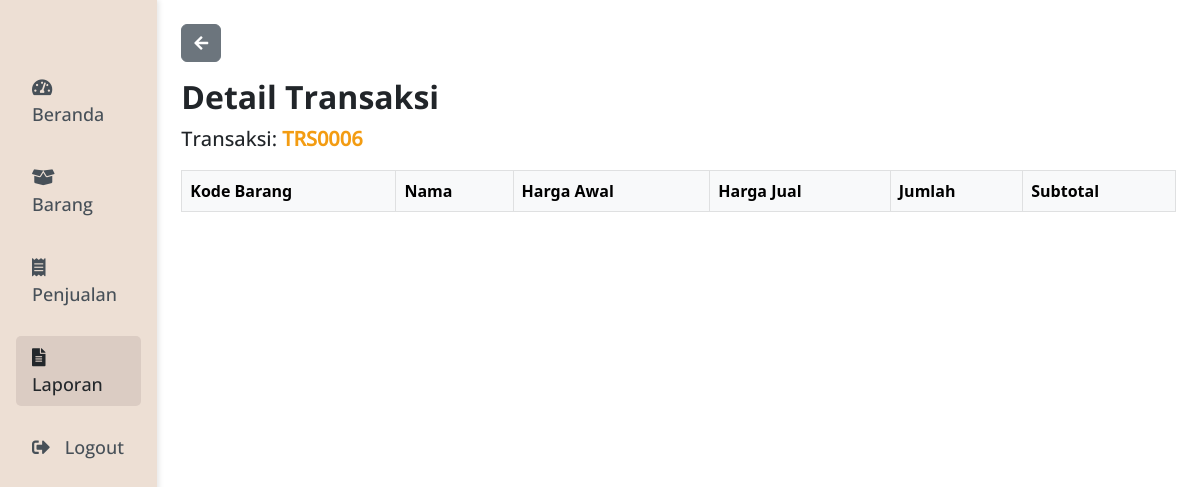
Page /pages/laporan/detail.php?no_trans=TRS0006 on the earlier database version.
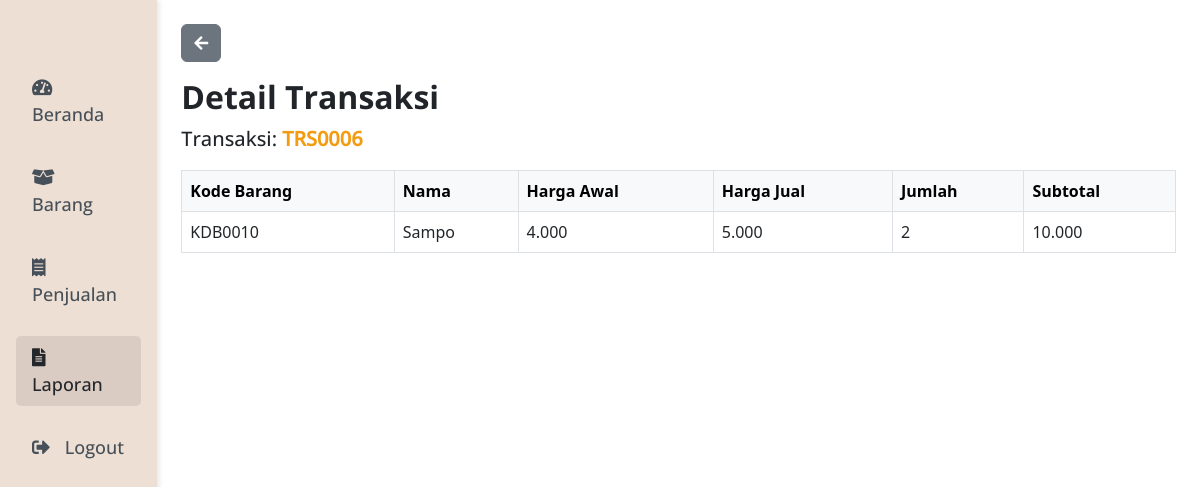
Same page on the later database version.
### tables this page shows
CREATE TABLE `thdetail` (
  `id_detail` int(11) NOT NULL,
  `no_trans` varchar(50) NOT NULL,
  `kd_barang` varchar(20) NOT NULL,
  `nama` varchar(100) NOT NULL,
  `hr_awal` int(11) NOT NULL,
  `hr_jual` int(11) NOT NULL,
  `qty` int(11) NOT NULL,
  `subtotal` int(11) NOT NULL
);

### includes/functions.php (called while the page is built, shortened)
<?php
require 'config.php';
function query($query)
{
    global $conn;
    $result = mysqli_query($conn, $query);
    $rows = [];
    while ($row = mysqli_fetch_assoc($result)) {
        $rows[] = $row;
    }
    return $rows;
}

### pages/laporan/detail.php (the view, shortened to what this page needs)
<?php
require '../../includes/functions.php';
$notrans = $_GET['no_trans'];
$details = query("SELECT * FROM thdetail WHERE no_trans = '$notrans'");
?>
<!DOCTYPE html>
<html lang="en">
<head>
    <link rel="stylesheet" href="../../assets/styles/css/bootstrap.min.css">
    <link rel="stylesheet" href="../../assets/styles/style.css">
    <link rel="stylesheet" href="../../assets/fonts/fontawesome-free/css/all.min.css" type="text/css">
</head>
<body>
    <div class="d-flex w-100">
        <div class="sidebar p-3 w-35" id="sidebar">
            <div class="user-profile">
                <h4 class="katabold p-3"><span class="text-session fw-bold"><?= $_SESSION['usernameS']; ?> </span></h4>
            </div>
            <nav class="nav flex-column">
                <a class="nav-link katamedium" href="../index.php">
                    <i class="fas fa-tachometer-alt"></i>
                    Beranda
                </a>
                <a class="nav-link katamedium" href="../barang/barang.php">
                    <i class="fas fa-box-open"></i>
                    Barang
                </a>
                <a class="nav-link katamedium" href="../penjualan/penjualan.php">
                    <i class="fas fa-receipt"></i>
                    Penjualan
                </a>
                <a class="nav-link active katamedium" href="laporan.php">
                    <i class="fas fa-file-alt"></i>
                    Laporan
                </a>
                <a class="nav-link katamedium" href="../logout.php">
                    <i class="fas fa-sign-out-alt"></i>
                    Logout
                </a>
            </nav>
        </div>
        <div class="container p-4 w-65">
            <a href="laporan.php" class="btn btn-secondary mb-3 btnback">
                <i class="fas fa-arrow-left"></i>
            </a>
            <h2 class="katabold1 fs-2">Detail Transaksi</h2>
            <p class="mb-3 katamedium fs-5">Transaksi: <span class="text-session fw-bold"><?= $notrans ?></span></p>
            <table class="table table-bordered">
                <thead class="table-light">
                    <tr>
                        <th scope="col">Kode Barang</th>
                        <th scope="col">Nama</th>
                        <th scope="col">Harga Awal</th>
                        <th scope="col">Harga Jual</th>
                        <th scope="col">Jumlah</th>
                        <th scope="col">Subtotal</th>
                    </tr>
                </thead>
                <?php foreach ($details as $detail) : ?>
                    <tbody>
                        <tr>
                            <td><?= $detail['kd_barang']; ?></td>
                            <td><?= $detail['nama']; ?></td>
                            <td><?= number_format($detail['hr_awal'], 0, ',', '.'); ?></td>
                            <td><?= number_format($detail['hr_jual'], 0, ',', '.'); ?></td>
                            <td><?= $detail['qty']; ?></td>
                            <td><?= number_format($detail['subtotal'], 0, ',', '.'); ?></td>
                        </tr>
                    </tbody>
                <?php endforeach; ?>
            </table>
        </div>
</body>
</html>

Differences in the rows shown:
added thdetail: kd_barang "KDB0010", nama "Sampo", hr_awal "4.000", hr_jual "5.000", qty "2", subtotal "10.000"
